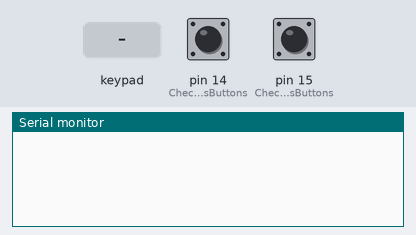
This sketch was run on a simulated Arduino Leonardo, built with avr-gcc and run on an emulated ATmega32U4. Parts: the last lines printed to the serial monitor. Inputs (shaded band) come from the test bench; at power-on: pin 14 (CheckSwithsButtons) HIGH, pin 15 (CheckSwithsButtons) HIGH. USB keyboard and mouse output is not drawn.

Above: at 1.2 s.
1.3 s: key '1' pressed
At 2.6 s:
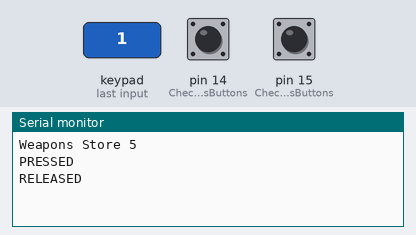
2.9 s: keypad keys 6 7 8 1 0 1 6 pressed 0.4 s apart
At 3.04 s:
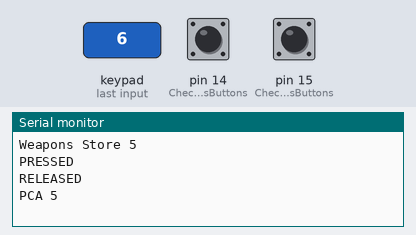
7.2 s: key 'q' pressed
At 7.34 s:
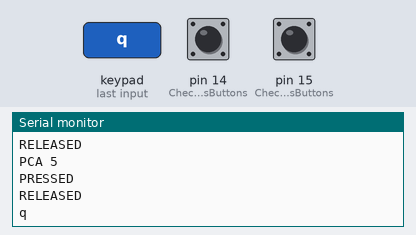
8.7 s: key 'w' pressed
At 8.83 s:
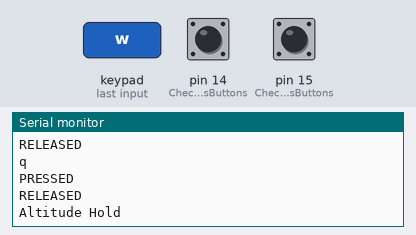
10.2 s: key 'e' pressed
At 10.34 s:
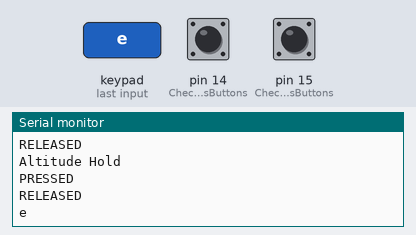
11.7 s: key 'r' pressed
At 11.84 s:
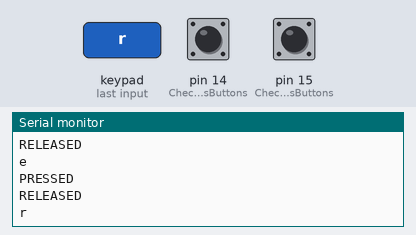
Timing chart, 0 to 14.2 s (numbered marks = the images above; inputs shaded):
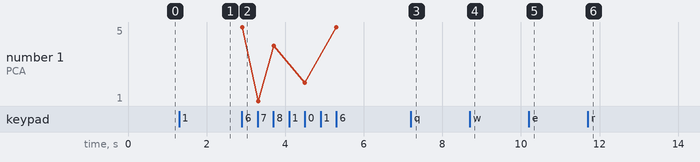

The sketch:

M2K_Arm_Ar1.ino
```cpp
#include <Keypad.h>
#include <Keyboard.h>

#define NUMROWS 4
#define NUMCOLS 5

//define the symbols on the buttons of the keypads
char keys[NUMROWS][NUMCOLS] = {
  {'1','2','3','4','5'},
  {'6','7','8','9','0'},
  {'q','w','e','r','t'},
  {'a','s','d','f','g'}
};

byte rowPins[NUMROWS] = {2,3,4,5}; //connect to the row pinouts of the keypad
byte colPins[NUMCOLS] = {6,7,8,10,16}; //connect to the column pinouts of the keypad

//initialize an instance of class NewKeypad
Keypad keypad = Keypad( makeKeymap(keys), rowPins, colPins, NUMROWS, NUMCOLS);

const int tempoApertoBotao = 150;
int lastButtonState[12] = { 0, 0, 0, 0, 0 ,0 ,0 ,0 ,0 ,0 ,0 ,0};

void setup() {
  Serial.begin(9600);
  pinMode(14, INPUT_PULLUP);
  pinMode(15, INPUT_PULLUP);
  Keyboard.begin();
}

void loop() {
  CheckAllButtons();
  CheckSwithsButtons();
  delay(10);
}

void CheckSwithsButtons(void) {
  int pin14 = !digitalRead(14);
  int pin15 = !digitalRead(15);


  int state01 = 0;
  int state02 = 1;
  int state03 = 2;
  int state04 = 3;

  if (pin14 == 1 && lastButtonState[state01] != pin14) {
    //Keyboard.press('0');
    delay(tempoApertoBotao);
    Keyboard.releaseAll();
    //Keyboard.press(KEY_LEFT_CTRL);//Keyboard.press('6');
    delay(tempoApertoBotao);
    Keyboard.releaseAll();
    //Serial.println("Arm off");
    lastButtonState[state01] = pin14;
  }else if (pin14 == 0 && lastButtonState[state01] != pin14){
    //Keyboard.press('0');
    delay(tempoApertoBotao);
    Keyboard.releaseAll();
    //Keyboard.press(KEY_LEFT_CTRL);//Keyboard.press('6');
    delay(tempoApertoBotao);
    Keyboard.releaseAll();
    //Serial.println("Arm on");
    lastButtonState[state01] = pin14;
  }

  if (pin15 == 1 && lastButtonState[state02] != pin15) {
    //Keyboard.press('-');
    delay(tempoApertoBotao);
    Keyboard.releaseAll();
    //Serial.println("Jett on");
    lastButtonState[state02] = pin15;
  }else if (pin15 == 0 && lastButtonState[state02] != pin15){
    //Keyboard.press('-');
    delay(tempoApertoBotao);
    Keyboard.releaseAll();
    //Serial.println("Jett Off");
    lastButtonState[state02] = pin15;
  }

}

void CheckAllButtons(void) {
      if (keypad.getKeys()) {
       for (int i=0; i<LIST_MAX; i++)   // Scan the whole key list.
        {
           if ( keypad.key[i].stateChanged )   // Only find keys that have changed state.
            {
            switch (keypad.key[i].kstate) {  // Report active key state : IDLE, PRESSED, HOLD, or RELEASED
                    case PRESSED:
                              tecladoKeypadMatrix(keypad.key[i].kchar);
                              Serial.println("PRESSED");
                              break;
                    case HOLD:
                              //Serial.println("HOLD");
                              break;
                    case RELEASED:
                              Keyboard.releaseAll();
                              Serial.println("RELEASED");
                              break;
                    case IDLE:
                              //Serial.println("IDLE");
                              break;
            }
           }
         }
     }
}


char tecladoKeypadMatrix(char key) {

  //Arms
  if (key == '1'){
    Serial.println("Weapons Store 5");
    //Keyboard.press(KEY_LEFT_CTRL); //Keyboard.press('5');
    delay(tempoApertoBotao);

  }
  if (key == '2'){
    Serial.println("Weapons Store 1");
    //Keyboard.press(KEY_LEFT_CTRL); //Keyboard.press('1');
    delay(tempoApertoBotao);

  }
  if (key == '3'){
    Serial.println("Weapons Store 4");
    //Keyboard.press(KEY_LEFT_CTRL); //Keyboard.press('4');
    delay(tempoApertoBotao);

  }
  if (key == '4'){
    Serial.println("Weapons Store 3");
    //Keyboard.press(KEY_LEFT_CTRL); //Keyboard.press('3');
    delay(tempoApertoBotao);

  }
  if (key == '5'){
    Serial.println("Weapons Store 2");
    //Keyboard.press(KEY_LEFT_CTRL); //Keyboard.press('2');
    delay(tempoApertoBotao);

  }
  if (key == '6'){
    Serial.println("PCA 5");
    //Keyboard.press('5');
    delay(tempoApertoBotao);

  }
  if (key == '7'){
    Serial.println("PCA 1");
    //Keyboard.press('1');
    delay(tempoApertoBotao);

  }
  if (key == '8'){
    Serial.println("PCA 4");
    //Keyboard.press('4');
    delay(tempoApertoBotao);

  }
  if (key == '9'){
    Serial.println("PCA 3");
    //Keyboard.press('3');
    delay(tempoApertoBotao);

  }
  if (key == '0'){
    Serial.println("PCA 2");
    //Keyboard.press('2');
    delay(tempoApertoBotao);

  }
  if (key == 'q'){
    Serial.println("q");
    //Keyboard.press(KEY_RIGHT_CTRL); //Keyboard.press('p');
    delay(tempoApertoBotao);

  }
  if (key == 'w'){
    Serial.println("Altitude Hold");
    //Keyboard.press(KEY_LEFT_ALT); //Keyboard.press(KEY_LEFT_SHIFT); //Keyboard.press('a');
    delay(tempoApertoBotao);
  }
  if (key == 'e'){
    Serial.println("e");
    ////Keyboard.press('0');
    delay(tempoApertoBotao);
  }
  if (key == 'r'){
    Serial.println("r");
    ////Keyboard.press('0');
    delay(tempoApertoBotao);
  }
  if (key == 't'){
    Serial.println("t");
    ////Keyboard.press('0');
    delay(tempoApertoBotao);
  }
  if (key == 'a'){
    Serial.println("Atitude Hold");
    //Keyboard.press(KEY_LEFT_CTRL); //Keyboard.press('a');
    delay(tempoApertoBotao);
  }
  if (key == 's'){
    Serial.println("AG Gun");
    //Keyboard.press(KEY_LEFT_CTRL);//Keyboard.press('0');
    delay(tempoApertoBotao);

  }
  if (key == 'd'){
    Serial.println("Autopilot");
    //Keyboard.press('a');
    delay(tempoApertoBotao);

  }
  if (key == 'f'){
    Serial.println("WayPoint next");
    //Keyboard.press('n');
    delay(tempoApertoBotao);

  }
  if (key == 'g'){
    Serial.println("WayPoint previus");
    //Keyboard.press(KEY_LEFT_CTRL); //Keyboard.press('n');
    delay(tempoApertoBotao);

  }
  return key;
}
```

Measured:
- after the input at 1.3 s, the serial monitor: prints a new line at once (image 1)
- after the input at 2.9 s, the serial monitor: prints a new line at once (image 2)
- after the input at 7.2 s, the serial monitor: prints a new line at once (image 3)
- after the input at 8.7 s, the serial monitor: prints a new line at once (image 4)
- after the input at 10.2 s, the serial monitor: prints a new line at once (image 5)
- after the input at 11.7 s, the serial monitor: prints a new line at once (image 6)
